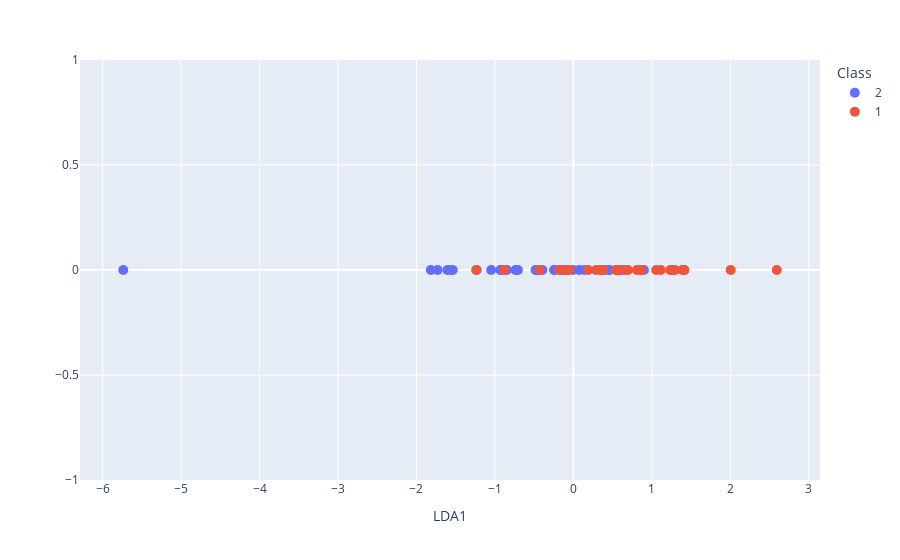

The notebook cell saved with this chart:
### Code cell
from sklearn.discriminant_analysis import LinearDiscriminantAnalysis
import numpy as np
import plotly.express as px
import pandas as pd

# --- IMPORTANTE: LDA é aprendido APENAS no treino, E APENAS SOBRE AS FEATURES SELECIONADAS ---
# Usar scaler_pca que já foi fit nos dados de treino (features selecionadas)
X_train_lda = scaler.transform(X_train.to_numpy())
y_train_lda = y_train.to_numpy()

# Também normalizar validação e teste
X_val_lda = scaler.transform(X_val.to_numpy())
X_test_lda = scaler.transform(X_test.to_numpy())

# Ajustar LDA APENAS com dados de treino
lda = LinearDiscriminantAnalysis()
lda.fit(X_train_lda, y_train_lda)  # fit ONLY on training

# Transformar treino, validação e teste usando o LDA aprendido
X_train_lda_transformed = lda.transform(X_train_lda)
X_val_lda_transformed = lda.transform(X_val_lda)
X_test_lda_transformed = lda.transform(X_test_lda)



#Plot transformed data (treino)
fig = px.scatter(x=X_train_lda_transformed[:,0], y=np.zeros_like(X_train_lda_transformed[:,0]), color=y_train.astype(str), labels=dict(x="LDA1", y="", color="Class"))
fig.update_traces(marker_size=10)

### Figure 1 — Plotly figure (JSON) as saved in the notebook; plotly's stock layout.template omitted (floating-point values rounded to 4 significant figures)
{"data": [{"hovertemplate": "Class=2<br>LDA1=%{x}<br>=%{y}<extra></extra>", "legendgroup": "2", "marker": {"color": "#636efa", "size": 10, "symbol": "circle"}, "mode": "markers", "name": "2", "orientation": "v", "showlegend": true, "type": "scatter", "x": [0.4627, -0.07979, -0.8573, -0.005222, -1.605, -0.85, 0.4481, 0.1406, -0.2422, 0.6304, -1.538, -1.049, -0.1035, -0.149, 0.8985, -0.1333, -0.4829, -0.9285, -0.7388, -0.7077, 0.359, -0.4733, -1.233, 0.07356, 0.3572, -0.721, 1.39, 0.4036, -0.4399, -1.73, -0.4311, -0.2453, -0.3957, -5.737, -0.9252, -0.9224, -1.817, -1.563], "xaxis": "x", "y": [0, 0, 0, 0, 0, 0, 0, 0, 0, 0, 0, 0, 0, 0, 0, 0, 0, 0, 0, 0, 0, 0, 0, 0, 0, 0, 0, 0, 0, 0, 0, 0, 0, 0, 0, 0, 0, 0], "yaxis": "y"}, {"hovertemplate": "Class=1<br>LDA1=%{x}<br>=%{y}<extra></extra>", "legendgroup": "1", "marker": {"color": "#EF553B", "size": 10, "symbol": "circle"}, "mode": "markers", "name": "1", "orientation": "v", "showlegend": true, "type": "scatter", "x": [1.294, 1.272, 0.6956, 0.8084, 0.5798, 0.5923, -0.1188, 0.8583, 0.8617, 1.413, -0.1803, 0.3799, 1.054, 0.6659, -0.0574, 0.5822, 2.004, 1.261, 0.1883, 0.2879, 1.273, 0.5538, -1.239, -0.885, 0.3409, -0.4329, 2.591, 0.5399, 1.412, 1.113, 1.233], "xaxis": "x", "y": [0, 0, 0, 0, 0, 0, 0, 0, 0, 0, 0, 0, 0, 0, 0, 0, 0, 0, 0, 0, 0, 0, 0, 0, 0, 0, 0, 0, 0, 0, 0], "yaxis": "y"}], "layout": {"legend": {"title": {"text": "Class"}, "tracegroupgap": 0}, "margin": {"t": 60}, "xaxis": {"anchor": "y", "domain": [0, 1], "title": {"text": "LDA1"}}, "yaxis": {"anchor": "x", "domain": [0, 1], "title": {"text": ""}}}}
